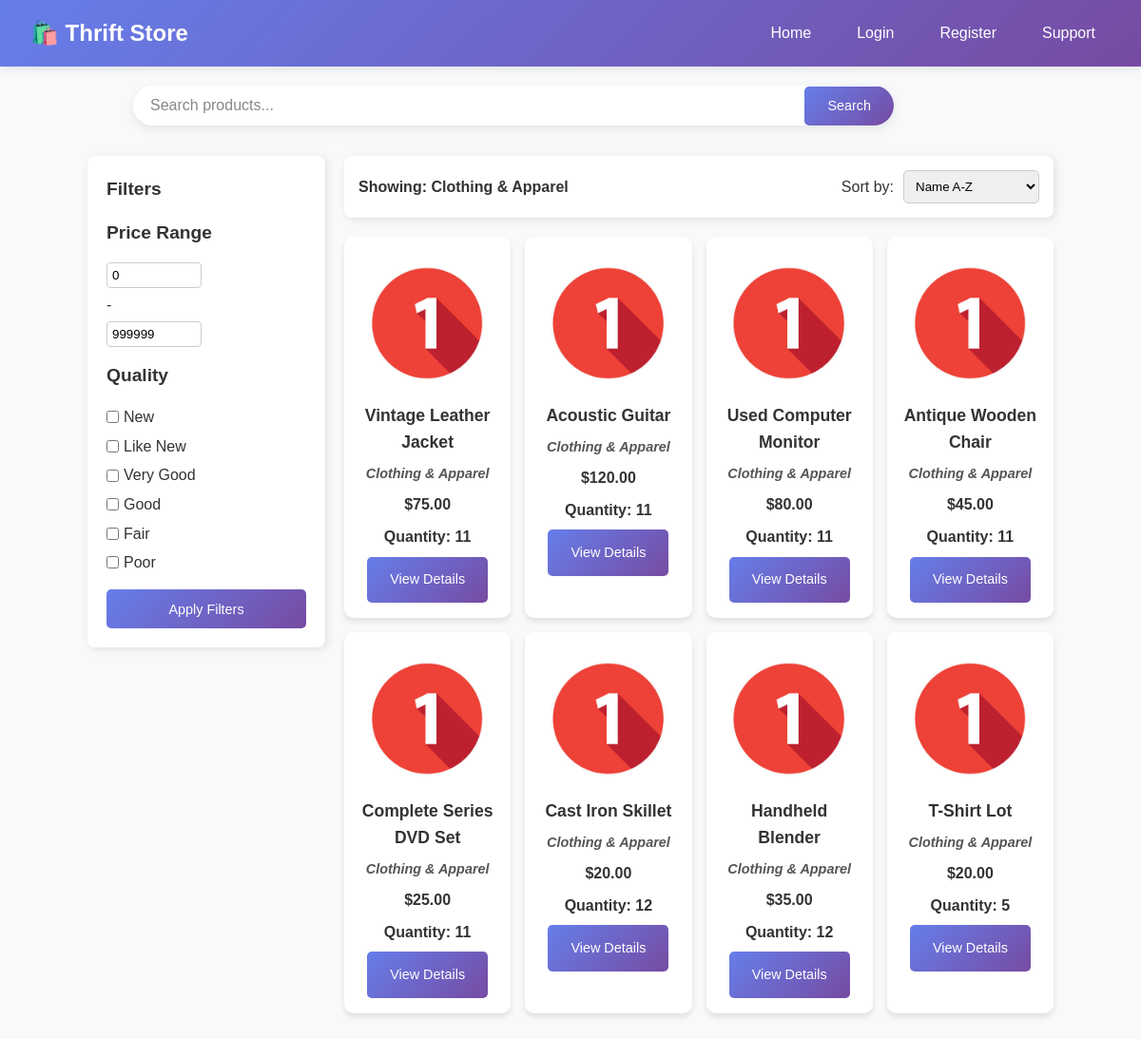
The page /Customer_Browse_Categorized.php?category=5 on the database its author committed.
### tables this page shows
CREATE TABLE `categories` (
  `categoryID` int(11) NOT NULL,
  `name` varchar(255) NOT NULL,
  `image_path` varchar(255) DEFAULT NULL
);

CREATE TABLE `product` (
  `productID` int(11) NOT NULL,
  `name` varchar(255) NOT NULL,
  `description` text DEFAULT NULL,
  `price` decimal(10,2) NOT NULL,
  `condition` enum('Excellent','Good','Normal','Subpar') DEFAULT 'Normal',
  `quantity` int(11) UNSIGNED NOT NULL DEFAULT 1,
  `categoryID` int(11) DEFAULT NULL,
  `image_path` varchar(255) DEFAULT NULL,
  `sellerID` int(11) NOT NULL,
  `status` enum('pending','approved','rejected') NOT NULL DEFAULT 'pending',
  `created_at` timestamp NOT NULL DEFAULT current_timestamp(),
  `updated_at` timestamp NOT NULL DEFAULT current_timestamp() ON UPDATE current_timestamp()
);

### includes/auth.php (called while the page is built, shortened)
<?php
function isLoggedIn() {
    return isset($_SESSION['user_id']);
}
?>

### Customer_Browse_Categorized.php (the view, shortened to what this page needs)
<?php
require_once 'includes/auth.php';
$database = Database::getInstance();
$db = $database->getConnection();
$category_id = $_GET['category'];
$category_name_sql = $db->prepare("SELECT Name FROM Categories WHERE categoryID = $category_id");
$category_name_sql->execute();
$cat_row  = $category_name_sql->fetch(PDO::FETCH_ASSOC);
if ($cat_row) {
    $category_name = $cat_row['Name'];
} else {
    $category_name = "Unknown Category";
}
    class Name_Asc implements SortStrategy {
        public function Sort_Order(): string {
            return " ORDER BY p.productID ASC";
        }
    }
    class SortContext {
        private SortStrategy $strat;
        public function __construct(SortStrategy $strat) {
            $this->strat = $strat;
        }
        public function Collect_Sort(): string {
            return $this->strat->Sort_Order();
        }
    }
    $sort_collect = $_GET['sort'] ?? 'name_asc';
    $sort_option = $sort_collect;
    switch ($sort_collect) {
        case 'name_asc':
            $strat = new Name_Asc();
            break;
    }
    $sortContext = new SortContext($strat);
    $Strategy_Sort = $sortContext->Collect_Sort();
    class CategorizedFilter implements Filter {
        private int $categoryId;
        public function __construct(int $categoryId) {
            $this->categoryId = $categoryId;
        }
        public function build(): string {
            return " WHERE p.status = 'approved' AND p.categoryID = " . $this->categoryId;
        }
    }
    abstract class FilterDecorator implements Filter {
        protected Filter $filter;
        public function __construct(Filter $filter) {
            $this->filter = $filter;
        }
        public function build(): string {
            return $this->filter->build();
        }
    }
    class PriceFilter extends FilterDecorator {
        private int $minPrice;
        private int $maxPrice;
        public function __construct(Filter $filter, int $minPrice, int $maxPrice) {
            $this->minPrice = $minPrice;
            $this->maxPrice = $maxPrice;
        }
        public function build(): string {
            return parent::build() . " AND p.price BETWEEN {$this->minPrice} AND {$this->maxPrice}";
        }
    }
    $search_term = $_GET['search'] ?? '';
    $min_price = $_GET['min_price'] ?? 0;
    $max_price = $_GET['max_price'] ?? 999999;
    $quality_filter = $_GET['quality'] ?? [];
    $filter = new CategorizedFilter($category_id);
    $filter = new PriceFilter($filter, intval($min_price), intval($max_price));
    $Decorator_Filter = $filter->build();
$sql = $db->prepare("SELECT p.productID AS ID, p.name AS name, p.price AS price, p.image_path AS image, p.quantity AS quantity, c.name AS category_name
                FROM Product p
                LEFT JOIN Categories c ON p.categoryID = c.categoryID"
                . $Decorator_Filter ." ". $Strategy_Sort);
$sql->execute();
$result = $sql->fetchAll(PDO::FETCH_ASSOC);
?>
<!DOCTYPE html>
<html>
    <head>
        <link rel="stylesheet" href="Styles/customer_browse_all_styles.css"/>
    </head>
    <body>
        <header>
            <nav>
                <a href="index.php" class="logo">🛍️ Thrift Store</a>
                <ul class="nav-links">
                    <li><a href="index.php">Home</a></li>
                    <?php if (isLoggedIn()): ?>
                        <li><a href="dashboard.php">Dashboard</a></li>
                        <?php if (hasRole('Buyer')): ?>
                            <li><a href="cart.php">Cart <span id="cart-count" class="badge"></span></a></li>
                            <li><a href="wishlist.php">Wishlist</a></li>
                        <?php endif; ?>
                        <li class="dropdown">
                            <a href="#" class="dropdown-toggle">Hello, <?php echo ($_SESSION['user_name']); ?></a>
                            <ul class="dropdown-menu">
                                <li><a href="profile.php">My Profile</a></li>
                                <?php if (hasRole('Buyer')): ?>
                                    <li><a href="my-orders.php">My Orders</a></li>
                                <?php endif; ?>
                                <li><a href="logout.php">Logout</a></li>
                            </ul>
                        </li>
                    <?php else: ?>
                        <li><a href="login.php">Login</a></li>
                        <li><a href="register.php">Register</a></li>
                        <li><a href="support.php">Support</a></li>
                    <?php endif; ?>
                </ul>
            </nav>
        </header>
        <div class="container search-bar-container">
            <form method="GET" action="customer_browse_all.php" class="search-form">
                <?php
                echo "<input type='text' name='search' placeholder='Search products...' class='search-input' value='" . ($search_term) . "'>";
                ?>
                <button type="submit" class="btn-primary">
                    Search
                </button>
            </form>
        </div>
        <div class="browse-main container">
            <aside class="sidebar">
                <form method="GET" action="customer_browse_categorized.php">
                    <h3 class="filter-heading">Filters</h3>
                    <h4>Price Range</h4>
                    <div class="filter-group">
                        <?php
                        echo "<input type='number' name='min_price' placeholder='Min' class='price-input' value='" . ($min_price) . "'>";
                        echo "<span>-</span>";
                        echo "<input type='number' name='max_price' placeholder='Max' class='price-input' value='" . ($max_price) . "'>";
                        ?>
                    </div>
                    <h4>Quality</h4>
                    <div class="filter-group">
                        <?php
                        $qualities = ['New', 'Like New', 'Very Good', 'Good', 'Fair', 'Poor'];
                        foreach ($qualities as $quality){
                            $checked = in_array($quality, $quality_filter) ? 'checked' : '';
                            echo "<label class='checkbox-label'>";
                            echo "<input type='checkbox' name='quality[]' value='" . ($quality) . "' " . $checked . ">";
                            echo ($quality);
                            echo "</label>";
                        }
                        ?>
                    </div>
                    <button type="submit" class="btn-primary">Apply Filters</button>
                </form>
            </aside>
            <main class="main-product-list">
                <div class="sort-bar">
                    <span class="info-text">Showing: <?php echo $category_name; ?></span>
                    <form method="GET" action="customer_browse_categorized.php" class="sort-form">
                        <?php
                        echo "<label for='sort-dropdown'>Sort by:</label>";
                        echo "<select name='sort' onchange='this.form.submit()'>";
                            echo "<option value='name_asc' " . ($sort_option === 'name_asc' ? 'selected' : '') . ">Name A-Z</option>";
                        echo "</select>";
                        ?>
                    </form>
                </div>
                <div class="product-grid">
                    <?php
                    if (!empty($result)) {
                        foreach ($result as $product) {
                            echo "<div class='card'>";
                            echo "<img src='{$product['image']}' alt='" . ($product['name']) . "' class='product-img'>";
                            echo "<div class='card-content'>";
                            echo "<h3>" . ($product['name']) . "</h3>";
                            echo "<p class='product-category'>" . ($product['category_name'] ?? 'Uncategorized') . "</p>";
                            echo "<p>$" . number_format($product['price'], 2) . "</p>";
                            echo "<p> Quantity: " . ($product['quantity']) . "</p>";
                            echo "<a href='Customer_Product_Details.php?id={$product['ID']}' class='btn-primary'>View Details</a>";
                            echo "</div></div>";
                        }
                    } else {
                        echo "<p>No products found matching your criteria.</p>";
                    }
                    ?>
                </div>
            </main>
        </div>
    </body>
</html>

### Styles/customer_browse_all_styles.css (style rules this page uses)
.browse-main { display: flex; align-items: flex-start; gap: 20px; margin-top: 20px; }
.sidebar { flex: 0 0 250px; background: #fff; padding: 20px; border-radius: 8px; box-shadow: 2px 2px 10px rgba(0, 0, 0, 0.1); }
.sidebar form { display: flex; flex-direction: column; gap: 15px; }
.sidebar h3, .sidebar h4 { margin: 0; font-size: 1.2rem; }
.main-product-list { flex: 1; }
.sort-bar { display: flex; justify-content: space-between; align-items: center; background: #fff; padding: 15px; border-radius: 8px; box-shadow: 2px 2px 10px rgba(0, 0, 0, 0.1); margin-bottom: 20px; }
.info-text { font-weight: bold; }
.sort-form { display: flex; align-items: center; gap: 10px; }
.sort-form select { padding: 8px; border: 1px solid #ccc; border-radius: 5px; }
.filter-heading { margin-bottom: 10px; }
.filter-group { display: flex; flex-direction: column; gap: 5px; }
.price-input { width: 100px; padding: 5px; border: 1px solid #ccc; border-radius: 4px; }
.checkbox-label { display: flex; align-items: center; gap: 5px; cursor: pointer; }
.product-img { width: 100%; height: 50%; object-fit: cover; border-top-left-radius: 10px; border-top-right-radius: 10px; }
* { margin: 0; padding: 0; box-sizing: border-box; }
body { font-family: 'Poppins', sans-serif; line-height: 1.6; color: #333; background-color: #f8f9fa; }
header { background: linear-gradient(135deg, #667eea 0%, #764ba2 100%); color: white; padding: 1rem 0; box-shadow: 0 2px 10px rgba(0,0,0,0.1); position: sticky; top: 0; z-index: 1000; }
nav { display: flex; justify-content: space-between; align-items: center; max-width: 1200px; margin: 0 auto; padding: 0 2rem; }
.logo { font-size: 1.5rem; font-weight: bold; text-decoration: none; color: white; }
.nav-links { display: flex; list-style: none; gap: 1rem; align-items: center; }
.nav-links a { color: white; text-decoration: none; padding: 0.5rem 1rem; border-radius: 5px; transition: background 0.3s; position: relative; }
.container { width: 90%; max-width: 1200px; margin: 2rem auto; padding: 0 2rem; }
.product-grid { display: grid; grid-template-columns: repeat(auto-fit, minmax(170px, 1fr)); gap: 15px; margin-bottom: 2rem; }
.product-img { width: 100%; height: 150px; object-fit: cover; border-top-left-radius: 10px; border-top-right-radius: 10px; }
.product-category { font-size: 0.9rem; color: #555; margin: 4px 0; font-style: italic; }
.card { background: white; border-radius: 10px; box-shadow: 0 4px 6px rgba(0,0,0,0.1); overflow: hidden; transition: transform 0.3s; padding: 1rem; text-align: center; }
.card-content h3 { margin: 0; font-size: 1.1rem; }
.card-content p { margin: 0.5rem 0; font-weight: bold; }
.btn, .btn-primary { padding: 0.8rem 1.5rem; border: none; border-radius: 5px; cursor: pointer; text-decoration: none; display: inline-block; transition: all 0.3s; font-size: 0.9rem; text-align: center; font-weight: 500; }
.btn-primary { background: linear-gradient(135deg, #667eea 0%, #764ba2 100%); color: white; }
.search-bar-container { display: flex; justify-content: center; margin: 20px 0; }
.search-form { display: flex; align-items: center; background: #fff; border-radius: 50px; box-shadow: 0 4px 12px rgba(0,0,0,0.08); overflow: hidden; width: 100%; max-width: 800px; transition: box-shadow 0.3s ease; }
.search-input { flex: 1; border: none; padding: 12px 18px; font-size: 16px; outline: none; border-radius: 50px 0 0 50px; }
.search-input::placeholder { color: #888; }

### rows shown on the page
categories: name "Clothing & Apparel"
product: image_path (picture), name "Vintage Leather Jacket", categoryID.name "Clothing & Apparel", price "75.00", quantity "11"
product: image_path (picture), name "Acoustic Guitar", categoryID.name "Clothing & Apparel", price "120.00", quantity "11"
product: image_path (picture), name "Used Computer Monitor", categoryID.name "Clothing & Apparel", price "80.00", quantity "11"
product: image_path (picture), name "Antique Wooden Chair", categoryID.name "Clothing & Apparel", price "45.00", quantity "11"
product: image_path (picture), name "Complete Series DVD Set", categoryID.name "Clothing & Apparel", price "25.00", quantity "11"
product: image_path (picture), name "Cast Iron Skillet", categoryID.name "Clothing & Apparel", price "20.00", quantity "12"
product: image_path (picture), name "Handheld Blender", categoryID.name "Clothing & Apparel", price "35.00", quantity "12"
product: image_path (picture), name "T-Shirt Lot", categoryID.name "Clothing & Apparel", price "20.00", quantity "5"

### other values the page prints
$quality "New"
$quality "Like New"
$quality "Very Good"
$quality "Good"
$quality "Fair"
$quality "Poor"
